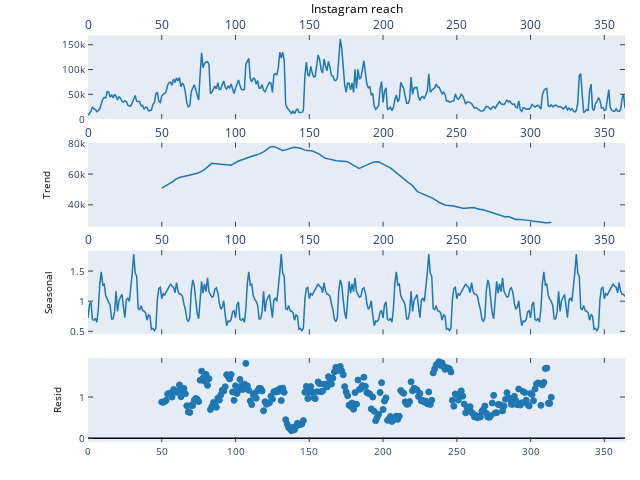

The notebook cell this image was saved under:
### Code cell
data = df[["Date", "Instagram reach"]]

result = seasonal_decompose(df['Instagram reach'], 
                            model='multiplicative', 
                            period=100)

fig = plt.figure()
fig = result.plot()

fig = mpl_to_plotly(fig)
fig.show()

### Figure 1 — Plotly figure (JSON) as saved in the notebook; plotly's stock layout.template omitted (floating-point values rounded to 4 significant figures; data arrays with more than 128 entries replaced by an {"elided": "..."} marker saying what was removed)
{"data": [{"line": {"color": "rgba (31, 119, 180, 1)", "dash": "solid", "width": 1.5}, "mode": "lines", "name": "_child0", "type": "scatter", "x": {"elided": "365 int values"}, "xaxis": "x", "y": {"elided": "365 int values"}, "yaxis": "y"}, {"line": {"color": "rgba (31, 119, 180, 1)", "dash": "solid", "width": 1.5}, "mode": "lines", "name": "_child0", "type": "scatter", "x": {"elided": "365 int values"}, "xaxis": "x2", "y": {"elided": "365 float values"}, "yaxis": "y2"}, {"line": {"color": "rgba (31, 119, 180, 1)", "dash": "solid", "width": 1.5}, "mode": "lines", "name": "_child0", "type": "scatter", "x": {"elided": "365 int values"}, "xaxis": "x3", "y": {"elided": "365 float values"}, "yaxis": "y3"}, {"marker": {"color": "#1F77B4", "line": {"color": "#1F77B4", "width": 1}, "opacity": 1, "size": 6, "symbol": "circle"}, "mode": "markers", "name": "_child0", "type": "scatter", "x": {"elided": "365 int values"}, "xaxis": "x4", "y": {"elided": "365 float values"}, "yaxis": "y4"}, {"line": {"color": "rgba (0, 0, 0, 1)", "dash": "solid", "width": 1.5}, "mode": "lines", "name": "_child1", "type": "scatter", "x": [0, 364], "xaxis": "x4", "y": [0, 0], "yaxis": "y4"}], "layout": {"annotations": [{"font": {"color": "#000000", "size": 12}, "showarrow": false, "text": "Instagram reach", "x": 0.5006, "xanchor": "center", "xref": "paper", "y": 1.04, "yanchor": "bottom", "yref": "paper"}], "autosize": false, "height": 480, "hovermode": "closest", "margin": {"b": 38, "l": 88, "pad": 0, "r": 15, "t": 35}, "showlegend": false, "width": 640, "xaxis": {"anchor": "y", "domain": [0, 1], "mirror": "ticks", "nticks": 9, "range": [0, 364], "showgrid": false, "showline": true, "side": "top", "ticks": "inside", "type": "linear", "zeroline": false}, "xaxis2": {"anchor": "y2", "domain": [0, 1], "mirror": "ticks", "nticks": 9, "range": [0, 364], "showgrid": false, "showline": true, "side": "top", "ticks": "inside", "type": "linear", "zeroline": false}, "xaxis3": {"anchor": "y3", "domain": [0, 1], "mirror": "ticks", "nticks": 9, "range": [0, 364], "showgrid": false, "showline": true, "side": "top", "ticks": "inside", "type": "linear", "zeroline": false}, "xaxis4": {"anchor": "y4", "domain": [0, 1], "mirror": "ticks", "nticks": 9, "range": [0, 364], "showgrid": false, "showline": true, "side": "bottom", "tickfont": {"size": 10}, "ticks": "inside", "type": "linear", "zeroline": false}, "yaxis": {"anchor": "x", "domain": [0.7933, 1], "mirror": "ticks", "nticks": 4, "range": [-98.9, 169700.0], "showgrid": false, "showline": true, "side": "left", "tickfont": {"size": 10}, "ticks": "inside", "type": "linear", "zeroline": false}, "yaxis2": {"anchor": "x2", "domain": [0.5289, 0.7356], "mirror": "ticks", "nticks": 5, "range": [25790.0, 80420.0], "showgrid": false, "showline": true, "side": "left", "tickfont": {"size": 10}, "ticks": "inside", "title": {"font": {"color": "#000000", "size": 10}, "text": "Trend"}, "type": "linear", "zeroline": false}, "yaxis3": {"anchor": "x3", "domain": [0.2644, 0.4711], "mirror": "ticks", "nticks": 5, "range": [0.4489, 1.846], "showgrid": false, "showline": true, "side": "left", "tickfont": {"size": 10}, "ticks": "inside", "title": {"font": {"color": "#000000", "size": 10}, "text": "Seasonal"}, "type": "linear", "zeroline": false}, "yaxis4": {"anchor": "x4", "domain": [0, 0.2067], "mirror": "ticks", "nticks": 4, "range": [-0.09295, 1.952], "showgrid": false, "showline": true, "side": "left", "tickfont": {"size": 10}, "ticks": "inside", "title": {"font": {"color": "#000000", "size": 10}, "text": "Resid"}, "type": "linear", "zeroline": false}}}
